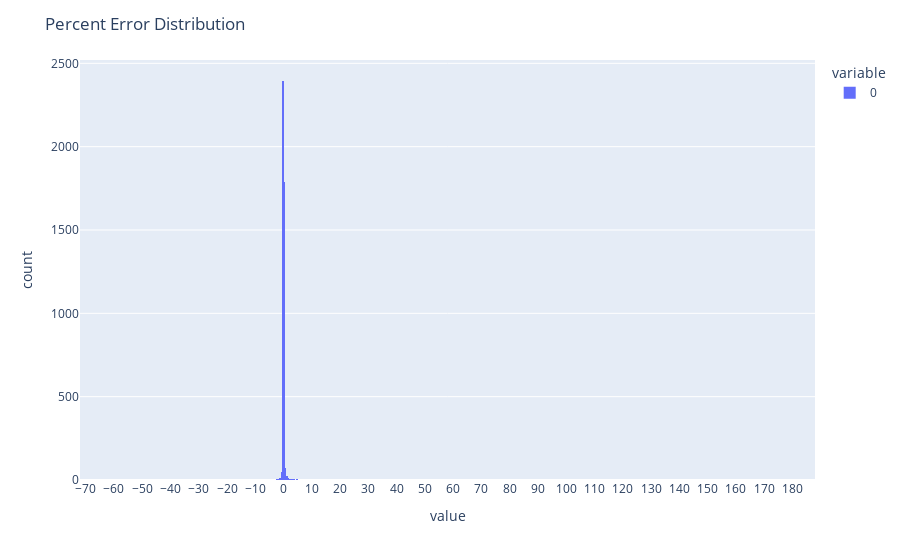

The code cell stored with this chart in its notebook:
### Code cell
fig = px.histogram(x.y_pred/x.y_valid - 1)
fig.update_layout(title='Percent Error Distribution')
fig.update_xaxes(tick0=0, dtick=10)
fig.show()

### Figure 1 — Plotly figure (JSON) as saved in the notebook; plotly's stock layout.template omitted (floating-point values rounded to 4 significant figures; data arrays with more than 128 entries replaced by an {"elided": "..."} marker saying what was removed)
{"data": [{"alignmentgroup": "True", "bingroup": "x", "hovertemplate": "variable=0<br>value=%{x}<br>count=%{y}<extra></extra>", "legendgroup": "0", "marker": {"color": "#636efa"}, "name": "0", "offsetgroup": "0", "orientation": "v", "showlegend": true, "type": "histogram", "x": {"elided": "4455 float values"}, "xaxis": "x", "yaxis": "y"}], "layout": {"barmode": "relative", "legend": {"title": {"text": "variable"}, "tracegroupgap": 0}, "margin": {"t": 60}, "title": {"text": "Percent Error Distribution"}, "xaxis": {"anchor": "y", "domain": [0, 1], "dtick": 10, "tick0": 0, "title": {"text": "value"}}, "yaxis": {"anchor": "x", "domain": [0, 1], "title": {"text": "count"}}}}
